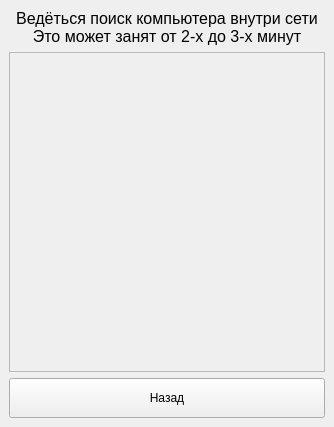
<?xml version="1.0" encoding="UTF-8"?>
<ui version="4.0">
 <class>MainWindow</class>
 <widget class="QMainWindow" name="MainWindow">
  <property name="geometry">
   <rect>
    <x>0</x>
    <y>0</y>
    <width>334</width>
    <height>427</height>
   </rect>
  </property>
  <property name="windowTitle">
   <string>SParent</string>
  </property>
  <property name="windowIcon">
   <iconset>
    <normaloff>../../../project_pyqt_test/icon.png</normaloff>../../../project_pyqt_test/icon.png</iconset>
  </property>
  <widget class="QWidget" name="centralwidget">
   <layout class="QVBoxLayout" name="verticalLayout">
    <item>
     <widget class="QLabel" name="label">
      <property name="font">
       <font>
        <pointsize>12</pointsize>
       </font>
      </property>
      <property name="text">
       <string>Ведёться поиск компьютера внутри сети 
Это может занят от 2-х до 3-х минут</string>
      </property>
      <property name="alignment">
       <set>Qt::AlignCenter</set>
      </property>
     </widget>
    </item>
    <item>
     <widget class="QScrollArea" name="scrollArea">
      <property name="minimumSize">
       <size>
        <width>0</width>
        <height>0</height>
       </size>
      </property>
      <property name="layoutDirection">
       <enum>Qt::LeftToRight</enum>
      </property>
      <property name="frameShadow">
       <enum>QFrame::Sunken</enum>
      </property>
      <property name="lineWidth">
       <number>1</number>
      </property>
      <property name="midLineWidth">
       <number>0</number>
      </property>
      <property name="verticalScrollBarPolicy">
       <enum>Qt::ScrollBarAsNeeded</enum>
      </property>
      <property name="horizontalScrollBarPolicy">
       <enum>Qt::ScrollBarAlwaysOff</enum>
      </property>
      <property name="sizeAdjustPolicy">
       <enum>QAbstractScrollArea::AdjustToContents</enum>
      </property>
      <property name="widgetResizable">
       <bool>true</bool>
      </property>
      <property name="alignment">
       <set>Qt::AlignCenter</set>
      </property>
      <widget class="QWidget" name="scrollAreaWidgetContents">
       <property name="geometry">
        <rect>
         <x>0</x>
         <y>149</y>
         <width>318</width>
         <height>16</height>
        </rect>
       </property>
       <property name="sizePolicy">
        <sizepolicy hsizetype="Minimum" vsizetype="Fixed">
         <horstretch>0</horstretch>
         <verstretch>0</verstretch>
        </sizepolicy>
       </property>
       <property name="minimumSize">
        <size>
         <width>0</width>
         <height>0</height>
        </size>
       </property>
       <property name="acceptDrops">
        <bool>false</bool>
       </property>
       <layout class="QVBoxLayout" name="verticalLayout_2">
        <property name="sizeConstraint">
         <enum>QLayout::SetDefaultConstraint</enum>
        </property>
       </layout>
      </widget>
     </widget>
    </item>
    <item>
     <widget class="QPushButton" name="pushButton">
      <property name="minimumSize">
       <size>
        <width>0</width>
        <height>40</height>
       </size>
      </property>
      <property name="text">
       <string>Назад</string>
      </property>
     </widget>
    </item>
   </layout>
  </widget>
 </widget>
 <resources/>
 <connections/>
</ui>
